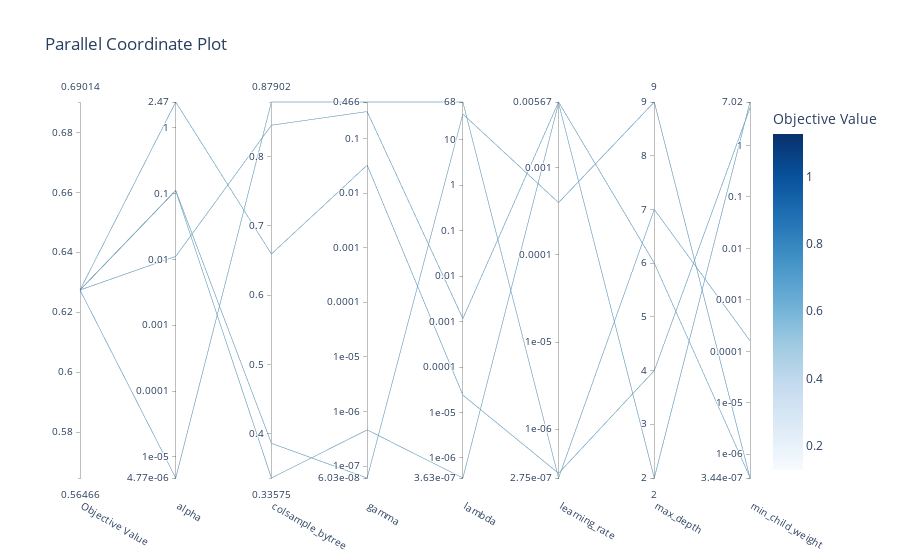

Here is the notebook cell this chart was saved with:
### Code cell
plot_parallel_coordinate(study)

### Figure 1 — Plotly figure (JSON) as saved in the notebook; plotly's stock layout.template omitted (floating-point values rounded to 4 significant figures)
{"data": [{"dimensions": [{"label": "Objective Value", "range": [0.6274, 0.6274], "values": [0.6274, 0.6274, 0.6274, 0.6274, 0.6274]}, {"label": "alpha", "range": [-5.322, 0.3925], "ticktext": ["4.77e-06", "1e-05", "0.0001", "0.001", "0.01", "0.1", "1", "2.47"], "tickvals": [-5.322, -5, -4, -3, -2, -1, 0, 0.3925], "values": [-5.322, -0.9518, -0.9528, -1.954, 0.3925]}, {"label": "colsample_bytree", "range": [0.3358, 0.879], "values": [0.879, 0.3859, 0.3358, 0.8455, 0.6594]}, {"label": "gamma", "range": [-7.22, -0.3318], "ticktext": ["6.03e-08", "1e-07", "1e-06", "1e-05", "0.0001", "0.001", "0.01", "0.1", "0.466"], "tickvals": [-7.22, -7, -6, -5, -4, -3, -2, -1, -0.3318], "values": [-0.3318, -7.22, -6.338, -0.5072, -1.488]}, {"label": "lambda", "range": [-6.44, 1.832], "ticktext": ["3.63e-07", "1e-06", "1e-05", "0.0001", "0.001", "0.01", "0.1", "1", "10", "68"], "tickvals": [-6.44, -6, -5, -4, -3, -2, -1, 0, 1, 1.832], "values": [1.832, 1.567, -6.44, -2.932, -4.617]}, {"label": "learning_rate", "range": [-6.56, -2.246], "ticktext": ["2.75e-07", "1e-06", "1e-05", "0.0001", "0.001", "0.00567"], "tickvals": [-6.56, -6, -5, -4, -3, -2.246], "values": [-6.56, -3.401, -2.259, -2.246, -6.506]}, {"label": "max_depth", "range": [2, 9], "values": [7, 9, 2, 6, 4]}, {"label": "min_child_weight", "range": [-6.463, 0.8466], "ticktext": ["3.44e-07", "1e-06", "1e-05", "0.0001", "0.001", "0.01", "0.1", "1", "7.02"], "tickvals": [-6.463, -6, -5, -4, -3, -2, -1, 0, 0.8466], "values": [-3.795, -6.463, 0.8466, -6.452, 0.7333]}], "labelangle": 30, "labelside": "bottom", "line": {"color": [0.6274, 0.6274, 0.6274, 0.6274, 0.6274], "colorbar": {"title": {"text": "Objective Value"}}, "colorscale": [[0, "rgb(247,251,255)"], [0.125, "rgb(222,235,247)"], [0.25, "rgb(198,219,239)"], [0.375, "rgb(158,202,225)"], [0.5, "rgb(107,174,214)"], [0.625, "rgb(66,146,198)"], [0.75, "rgb(33,113,181)"], [0.875, "rgb(8,81,156)"], [1, "rgb(8,48,107)"]], "reversescale": false, "showscale": true}, "type": "parcoords"}], "layout": {"autosize": true, "title": {"text": "Parallel Coordinate Plot"}}}
